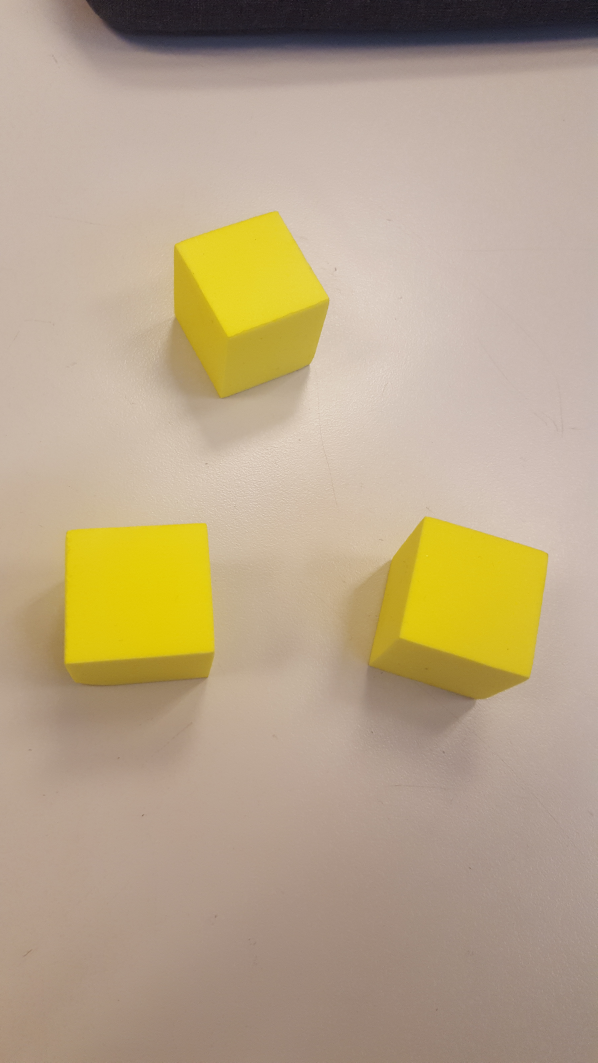
#> input picture yellow_blocks.jpg, 2988 x 5312 px (shown at 1/5 size)
$ python lec5ex1_color_mask.py
#> lines starting #> are read from the running program, lines starting #| are printed output that depends on the picture; after the words box and inside, x2 and y2 are one past the last pixel; in counts of white or black regions, pixels touching at a corner belong together
#> further down, image is the input picture: shape (5312, 2988, 3); mean B, G, R 136.1, 165.1, 184.1
import numpy as np
import cv2

def color_mask(image, lower, upper):
    hsv = cv2.cvtColor(image, cv2.COLOR_BGR2HSV)
#> hsv: shape (1328, 747, 3); mean H, S, V 19.4, 65.1, 184.5
    mask = cv2.inRange(hsv, np.array(lower), np.array(upper))
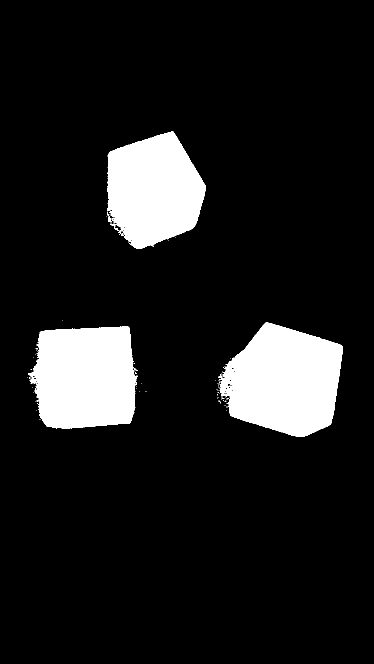
#> mask: shape (1328, 747) (shown at 1/2 size); 11.3% white; 79 white regions (75 under 20 px), largest, box (x1, y1, x2, y2) and area: (436, 645, 686, 874) 40446, (56, 653, 276, 858) 37325, (214, 263, 412, 498) 33829, (216, 432, 237, 462) 114
    mask = cv2.dilate(mask, kernel=(5, 5))
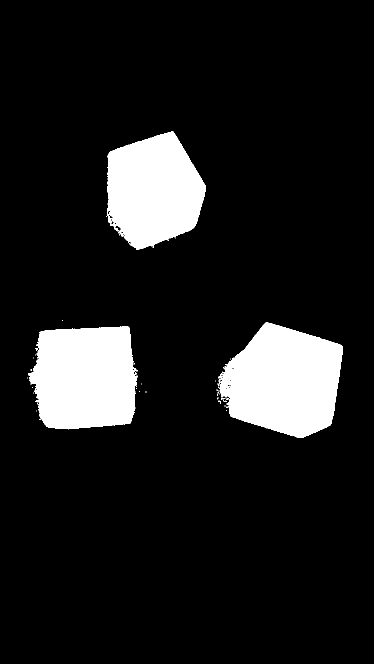
#> mask: shape (1328, 747) (shown at 1/2 size); 11.4% white; 54 white regions (50 under 20 px), largest, box (x1, y1, x2, y2) and area: (436, 645, 686, 875) 40915, (56, 653, 276, 859) 37736, (214, 263, 412, 499) 34326, (242, 466, 247, 473) 25
    return mask

if __name__ == "__main__":
    image = cv2.imread("yellow_blocks.jpg")
    image = cv2.resize(image, (0, 0), fx=.25, fy=.25)
    lower = [20, 50, 50]
    upper = [50, 255, 255]
    mask = color_mask(image, lower, upper)

    cv2.imshow("mask", mask)
    cv2.waitKey(0)
